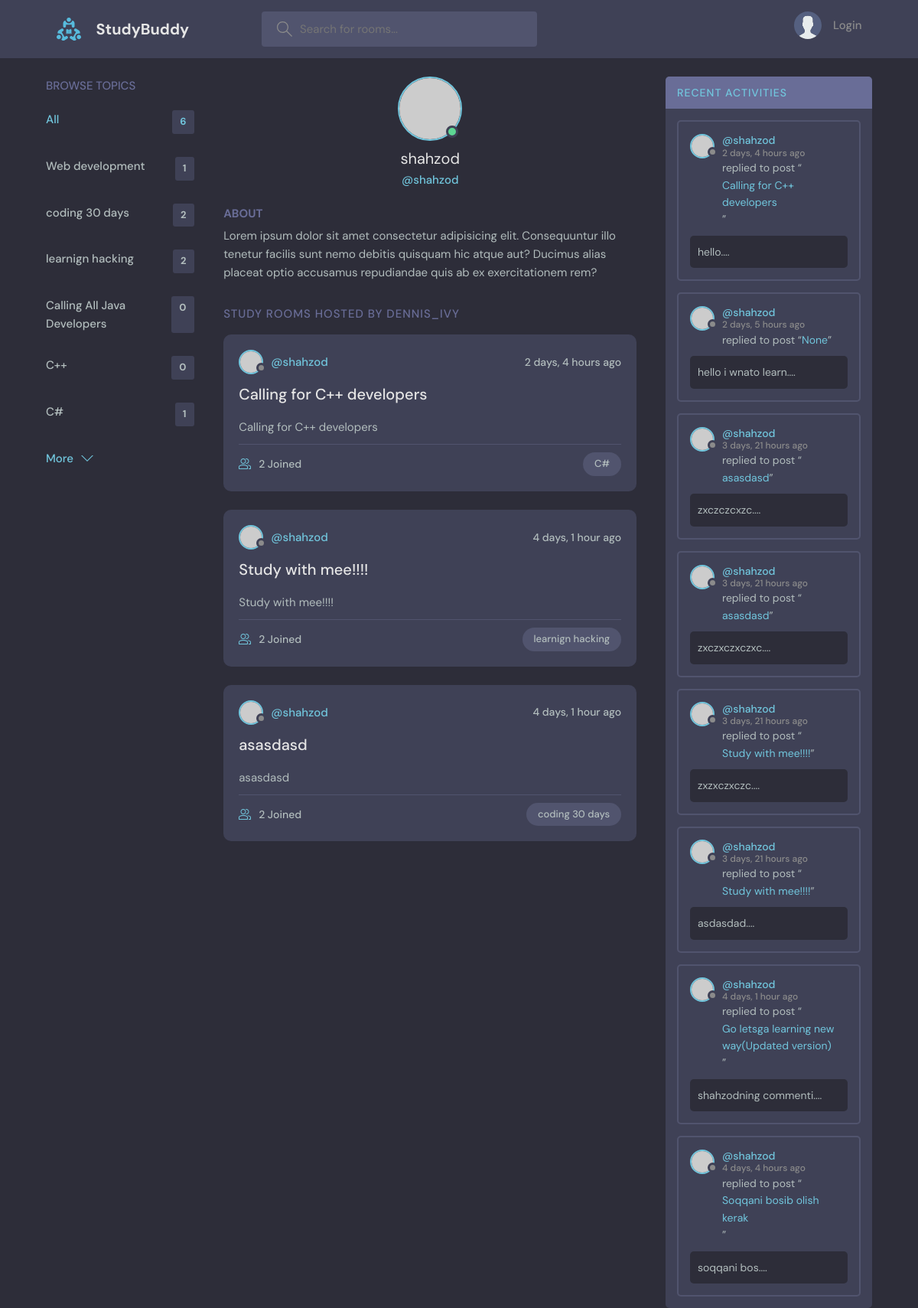
Page /user-profile/2/ on the committed database.
### base/models.py (models this page shows, shortened)
class Topic(models.Model):
    name = models.CharField(max_length = 200)

class Room(models.Model):
    host = models.ForeignKey(User, on_delete = models.SET_NULL,null=True)
    name = models.CharField(max_length =200)
    description = models.TextField(null=True,blank=True)
    updated = models.DateTimeField(auto_now = True)
    participantes = models.ManyToManyField(User,related_name='participantes')
    created = models.DateTimeField(auto_now_add = True)
    topic = models.ForeignKey(Topic,on_delete = models.SET_NULL,null=True)
    def __str__(self):
        return self.name
    class Meta:
        ordering = ['-created']

class Message(models.Model):
    room = models.ForeignKey(Room,on_delete = models.SET_NULL,null=True)
    body = models.TextField()
    updated = models.DateTimeField(auto_now = True)
    created = models.DateTimeField(auto_now_add = True)
    user  = models.ForeignKey(User,on_delete = models.CASCADE)
    class Meta:
        ordering = ['-created','updated']
    def __str__(self):
        return self.body[:50]

### base/views.py (the view)
# urls.py: path('user-profile/<int:pk>/',views.user_profile, name='user_profile'),
def user_profile(request,pk):
    user = User.objects.get(id=pk)
    rooms = user.room_set.all()
    room_messages = user.message_set.all()
    topics = Topic.objects.all()
    context = {'user':user,'rooms':rooms,'room_messages':room_messages,'topics':topics}
    return render(request,'base/user_profile.html',context)

### templates/base/user_profile.html (shortened to what this page needs)
{% extends 'main.html' %}
{% block content %}
  <main class="profile-page layout layout--3">
    <div class="container">
      {% include 'base/topics.html' %}
      <div class="roomList">
        <div class="profile">
          <div class="profile__avatar">
            <div class="avatar avatar--large active">
              <img src="https://randomuser.me/api/portraits/men/11.jpg" />
            </div>
          </div>
          <div class="profile__info">
            <h3>{{user.username}}</h3>
            <p>@{{user.username}}</p>
          </div>
          <div class="profile__about">
            <h3>About</h3>
            <p>
              Lorem ipsum dolor sit amet consectetur adipisicing elit. Consequuntur illo tenetur
              facilis sunt nemo debitis quisquam hic atque aut? Ducimus alias placeat optio
              accusamus repudiandae quis ab ex exercitationem rem?
            </p>
          </div>
        </div>
        <div class="roomList__header">
          <div>
            <h2>Study Rooms Hosted by dennis_ivy</a>
            </h2>
          </div>
        </div>
        {% include 'base/feed_activity.html' %}
      </div>
      {% include 'base/recent_act.html' %}
    </div>
  </main>
{% endblock %}

### templates/main.html (shortened to what this page needs)
{% load static %}
<!DOCTYPE html>
<html lang="en">
  <head>
    <link rel="stylesheet" href="{% static 'styles/style.css/' %}" />
  </head>
  <body>
    {% include 'nav.html' %}
    {% block content %}
    {% endblock %}
  </body>
</html>

### templates/nav.html (shortened to what this page needs)
{% load static %}
<header class="header header--loggedIn">
    <div class="container">
      <a href="{% url 'home' %}" class="header__logo">
        <img src="{% static 'img/logo.svg' %}" />
        <h1>StudyBuddy</h1>
      </a>
      <form class="header__search" method="GET" action="{% url 'home' %}">
        <label>
          <input type="text" name="q" placeholder="Search for rooms..." />
        </label>
      </form>
      <nav class="header__menu">
        {% if request.user.is_authenticated %}
        <div class="header__user">
          <a href="{% url 'user_profile' request.user.id %}">
            <div class="avatar avatar--medium active">
              <img src="https://randomuser.me/api/portraits/men/37.jpg" />
            </div>
            <p>{{request.user.username}}<span>@{{request.user.username}}</span></p>
          </a>
          <button class="dropdown-button">
            <svg version="1.1" xmlns="http://www.w3.org/2000/svg" width="32" height="32" viewBox="0 0 32 32">
              <title>chevron-down</title>
              <path d="M16 21l-13-13h-3l16 16 16-16h-3l-13 13z"></path>
            </svg>
          </button>
        </div>
        {% else %}
            <a href="{% url 'login' %}">
          <img src="{% static 'img/avatar.svg' %}" />
          <p>Login</p>
        </a>
        {% endif %}
      </nav>
    </div>
  </header>

### templates/base/topics.html
    <div class="topics">
        <div class="topics__header">
          <h2>Browse Topics</h2>
        </div>
        <ul class="topics__list">
          <li>
            <a href="{% url 'topics' %}" class="active">All <span>{{topics.count}}</span></a>
          </li>
          {% for topic in topics %}
          <li>
            <a href="{% url 'home' %}?q={{topic.name}}">{{topic.name}}<span>{{topic.room_set.all.count}}</span></a>
          </li>
          {% endfor %}
        </ul>
        <a class="btn btn--link" href="{% url 'topics' %}">
          More
          <svg version="1.1" xmlns="http://www.w3.org/2000/svg" width="32" height="32" viewBox="0 0 32 32">
            <title>chevron-down</title>
            <path d="M16 21l-13-13h-3l16 16 16-16h-3l-13 13z"></path>
          </svg>
        </a>
      </div>

### templates/base/feed_activity.html (shortened to what this page needs)
{% for room in rooms %}
<div class="roomListRoom">
    <div class="roomListRoom__header">
      <a href="{% url 'user_profile' room.host.id %}" class="roomListRoom__author">
        <div class="avatar avatar--small">
          <img src="https://randomuser.me/api/portraits/women/11.jpg" />
        </div>
        <span>@{{room.host.username}}</span>
      </a>
      <div class="roomListRoom__actions">
        <span>{{room.created|timesince}} ago</span>
      </div>
    </div>
    <div class="roomListRoom__content">
      <a href="{% url 'room' room.pk %}">{{room.name}}</a>
      <p>
        {{room}}
      </p>
    </div>
    <div class="roomListRoom__meta">
      <a href="room.html" class="roomListRoom__joined">
        {{room.participantes.count}} Joined
      </a>
      <p class="roomListRoom__topic">{{room.topic.name}}</p>
    </div>
  </div>
  {% endfor %}

### templates/base/recent_act.html (shortened to what this page needs)
 <div class="activities">
        <div class="activities__header">
          <h2><a href="{% url 'activities' %}">Recent Activities</a></h2>
        </div>
        {% for message in room_messages %}
        <div class="activities__box">
          <div class="activities__boxHeader roomListRoom__header">
            <a href="{% url 'user_profile' message.user.id %}" class="roomListRoom__author">
              <div class="avatar avatar--small">
                <img src="https://randomuser.me/api/portraits/women/11.jpg" />
              </div>
              <p>
                @{{message.user}}
                <span>{{message.created|timesince}} ago</span>
              </p>
            </a>
          </div>
          <div class="activities__boxContent">
            <p>replied to post “<a href="{% url 'room' message.id %}">{{message.room}}</a>”</p>
            <div class="activities__boxRoomContent">
                {{message}}....
            </div>
          </div>
        </div>
        {% endfor %}
      </div>

### rows in the picture
Topic: name "Web development", room_set.all.count "1"
Topic: name "coding 30 days", room_set.all.count "2"
Topic: name "learnign hacking", room_set.all.count "2"
Topic: name "Calling All Java Developers", room_set.all.count "0"
Topic: name "C++", room_set.all.count "0"
Topic: name "C#", room_set.all.count "1"
Room: host.username "shahzod", created "2 days, 4 hours", name "Calling for C++ developers", participantes.count "2", topic.name "C#"
Room: host.username "shahzod", created "4 days, 1 hour", name "Study with mee!!!!", participantes.count "2", topic.name "learnign hacking"
Room: host.username "shahzod", created "4 days, 1 hour", name "asasdasd", participantes.count "2", topic.name "coding 30 days"
Message: user "shahzod", created "2 days, 4 hours", room "Calling for C++ developers", body "hello"
Message: user "shahzod", created "2 days, 5 hours", room "None", body "hello i wnato learn"
Message: user "shahzod", created "3 days, 21 hours", room "asasdasd", body "zxczczcxzc"
Message: user "shahzod", created "3 days, 21 hours", room "asasdasd", body "zxczxczxczxc"
Message: user "shahzod", created "3 days, 21 hours", room "Study with mee!!!!", body "zxzxczxczc"
Message: user "shahzod", created "3 days, 21 hours", room "Study with mee!!!!", body "asdasdad"
Message: user "shahzod", created "4 days, 1 hour", room "Go letsga learning new way(Updated version)", body "shahzodning commenti"
Message: user "shahzod", created "4 days, 4 hours", room "Soqqani bosib olish kerak", body "soqqani bos"

### other values in the picture
{{ topics.count }} "6"
{{ user.username }} "shahzod"
